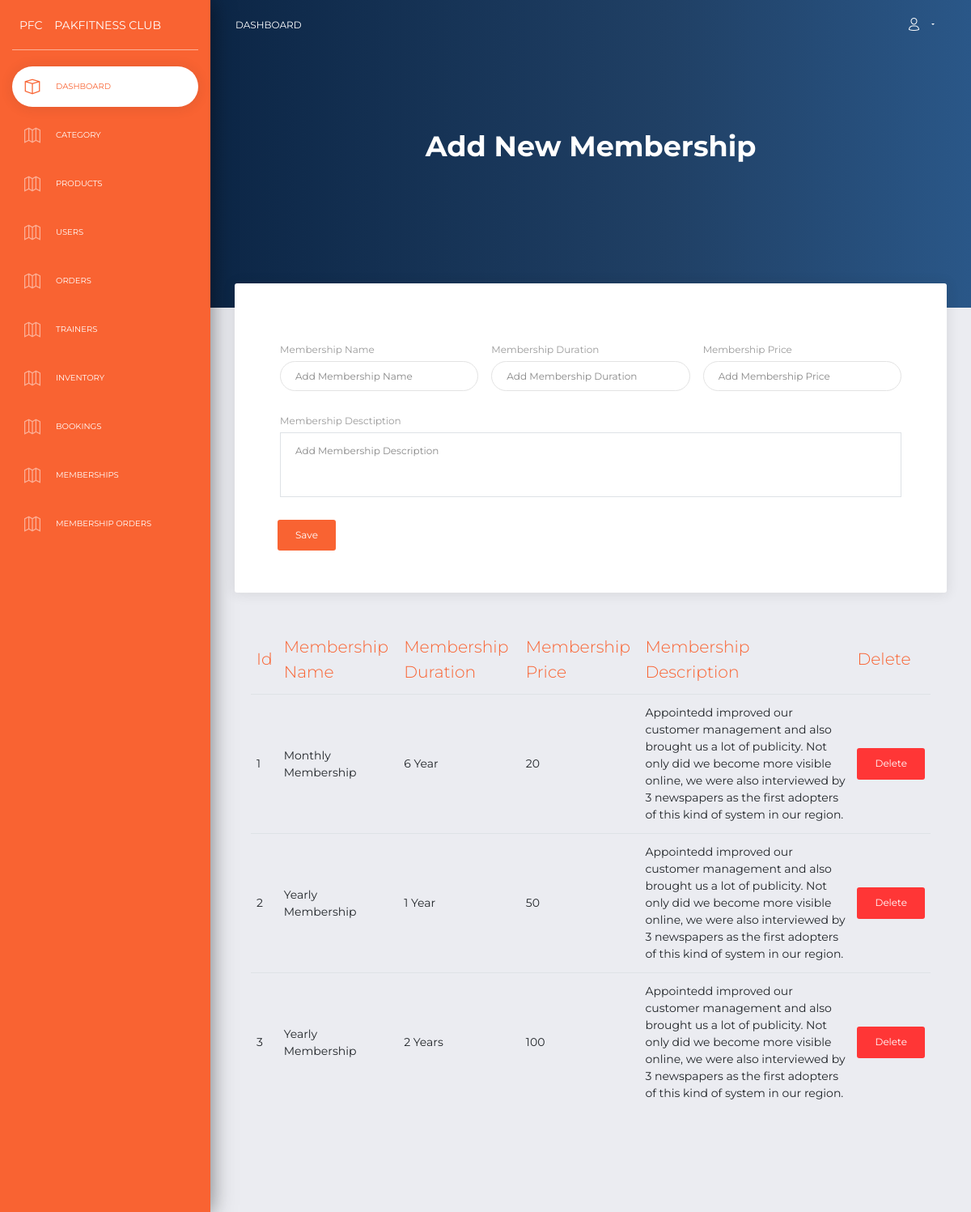
Page /admin/examples/membership.php on the committed database.
### tables this page shows
CREATE TABLE `membership` (
  `id` int(11) NOT NULL,
  `name` varchar(56) NOT NULL,
  `description` varchar(256) NOT NULL,
  `duration` varchar(56) NOT NULL,
  `price` varchar(56) NOT NULL
);

### admin/examples/membership.php (the view, shortened to what this page needs)
<?php include '../include/header.php';
    include '../../assets/db.php';
?>
<div class="panel-header panel-header-lg">
    <div class="panel-header">
        <div class="header text-center">
            <h2 class="title">Add New Membership</h2>
        </div>
    </div>
</div>
<div class="content">
    <div class="row">
        <div class="col-md-12">
            <div class="card">
                <div class="card-header">
                    <form id="membership">
                        <div class="row px-5 pt-5">
                            <div class="col-md-4 p-2 ">
                                <div class="form-group">
                                    <label>Membership Name</label>
                                    <input type="text" class="form-control"  name="name" required placeholder="Add Membership Name">
                                </div>
                            </div>
                            <div class="col-md-4 p-2 ">
                                <div class="form-group">
                                    <label>Membership Duration</label>
                                    <input type="text" class="form-control" name="duration" required placeholder="Add Membership Duration ">
                                </div>
                            </div>
                            <div class="col-md-4 p-2 ">
                            <div class="form-group">
                                    <label>Membership Price</label>
                                    <input type="number" class="form-control" name="price" required placeholder="Add Membership Price">
                                </div>
                            </div>
                        </div>
                        <div class="row px-5">
                            <div class="col-md-12 p-2 ">
                                <div class="form-group">
                                    <label>Membership Desctiption</label>
                                    <textarea name="description" id="" rows="5" class="form-control border"
                                        placeholder="Add Membership Description"></textarea>
                                </div>
                            </div>
                        </div>
                        <div class="row px-5">
                            <div class="col-md-2 pl-1">
                                <div class="form-group">
                                <button type="submit" class="btn btn-primary">Save</button>
                                </div>
                                <div class="col-md-5 p-2 ">
                                </div>
                                <div class="col-md-5 p-2 ">
                                </div>
                            </div>
                    </form>
                </div>
            </div>
        </div>
        <div class="card-body">
            <div class="table-responsive">
                <table class="table">
                    <thead class=" text-primary">
                        <th> Id </th>
                        <th>Membership Name</th>
                        <th>Membership Duration</th>
                        <th> Membership Price</th>
                        <th> Membership Description</th>
                        <th>Delete </th>
                    </thead>
                    <tbody>
                        <?php
                    $s = 0;
                    $membership =mysqli_query($conn,"SELECT * FROM membership ");
                    while ($data = mysqli_fetch_array($membership)) {
                        $s++;
                ?>
                        <tr>
                            <td><?php echo $s;?></td>
                            <td><?php echo $data['name'];?></td>
                            <td><?php echo $data['duration'];?></td>
                            <td><?php echo $data['price'];?></td>
                            <td><?php echo $data['description'];?></td>
                            <td> <button class="delid btn btn-danger" delid="<?php echo $data['id']?>">Delete</button>
                            </td>
                        </tr>
                        <?php } ?>
                    </tbody>
                </table>
            </div>
        </div>
    </div>
</div>
</div>
<?php include '../include/footer.php'?>

### rows in the picture
membership: name "Monthly Membership", duration "6 Year", price "20", description "Appointedd improved our customer management and also brought us a lot of publicity. Not only did we become more visible online, we were also interviewed by 3 newspapers as the first adopters of this kind of system in our region."
membership: name "Yearly Membership", duration "1 Year", price "50", description "Appointedd improved our customer management and also brought us a lot of publicity. Not only did we become more visible online, we were also interviewed by 3 newspapers as the first adopters of this kind of system in our region."
membership: name "Yearly Membership", duration "2 Years", price "100", description "Appointedd improved our customer management and also brought us a lot of publicity. Not only did we become more visible online, we were also interviewed by 3 newspapers as the first adopters of this kind of system in our region."
